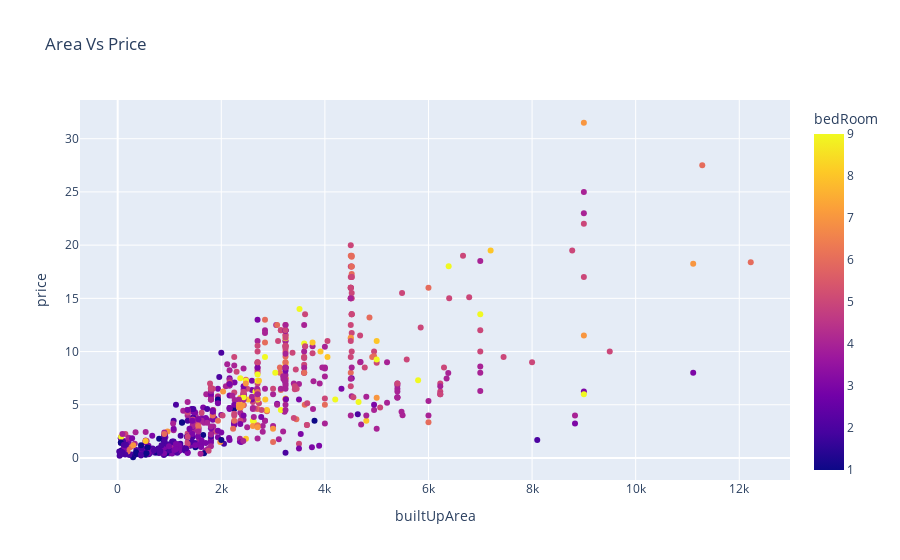

Notebook code cell kept with this figure:
### Code cell
property_type = 'house'

viz_df = df[df['property_type'] == property_type]

fig = px.scatter(viz_df, x="builtUpArea", y='price', color='bedRoom', title="Area Vs Price", height=400)

fig.show()

### Figure 1 — Plotly figure (JSON) as saved in the notebook; plotly's stock layout.template omitted (floating-point values rounded to 4 significant figures; data arrays with more than 128 entries replaced by an {"elided": "..."} marker saying what was removed)
{"data": [{"hovertemplate": "builtUpArea=%{x}<br>price=%{y}<br>bedRoom=%{marker.color}<extra></extra>", "legendgroup": "", "marker": {"color": {"elided": "750 int values"}, "coloraxis": "coloraxis", "symbol": "circle"}, "mode": "markers", "name": "", "orientation": "v", "showlegend": false, "type": "scatter", "x": {"elided": "750 float values"}, "xaxis": "x", "y": {"elided": "750 float values"}, "yaxis": "y"}], "layout": {"autosize": true, "coloraxis": {"colorbar": {"title": {"text": "bedRoom"}}, "colorscale": [[0, "#0d0887"], [0.1111, "#46039f"], [0.2222, "#7201a8"], [0.3333, "#9c179e"], [0.4444, "#bd3786"], [0.5556, "#d8576b"], [0.6667, "#ed7953"], [0.7778, "#fb9f3a"], [0.8889, "#fdca26"], [1, "#f0f921"]]}, "legend": {"tracegroupgap": 0}, "title": {"text": "Area Vs Price"}, "xaxis": {"anchor": "y", "autorange": true, "domain": [0, 1], "range": [-710.1, 12960.0], "title": {"text": "builtUpArea"}, "type": "linear"}, "yaxis": {"anchor": "x", "autorange": true, "domain": [0, 1], "range": [-2.524, 34.09], "title": {"text": "price"}, "type": "linear"}}}
